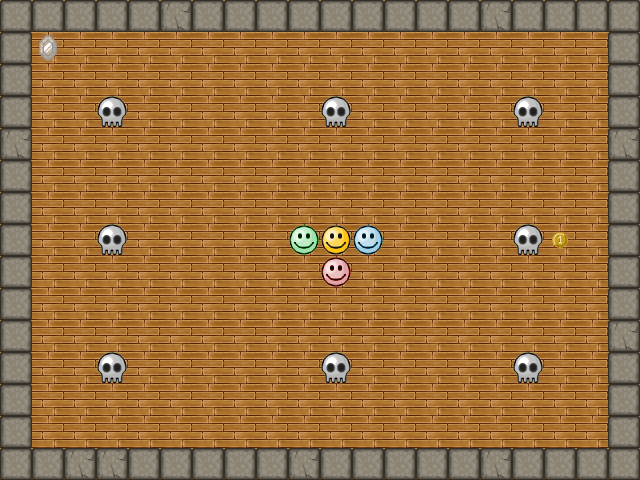

Rendered tile map (Tiled .tmx) drawn with the repository's tilesets; below, a short description and the map source with its tile grids summarised:
An orthogonal 20x15 tile map with 32x32 px tiles, 2 tile layers (background, map), 2 tilesets.

<map version="1.0" orientation="orthogonal" renderorder="right-down" width="20" height="15" tilewidth="32" tileheight="32" nextobjectid="1">
 <properties>
  <property name="type" value="classic" />
 </properties>
 <tileset firstgid="1" name="Sprite" tilewidth="32" tileheight="32" tilecount="64" columns="8">
  <image source="../../tileset/sprite.png" width="256" height="256" />
  <tile id="2" probability="2" />
  <tile id="3" probability="0.25" />
 </tileset>
 <tileset firstgid="65" name="Background" tilewidth="32" tileheight="32" tilecount="64" columns="8">
  <image source="../../tileset/background.png" width="256" height="256" />
 </tileset>
 <layer name="background" width="20" height="15">
  <data>[300 cells, 300 non-empty, 1 distinct tile ids]</data>
 </layer>
 <layer name="map" width="20" height="15">
  <data>[300 cells, 80 non-empty, 9 distinct tile ids]</data>
 </layer>
</map>
